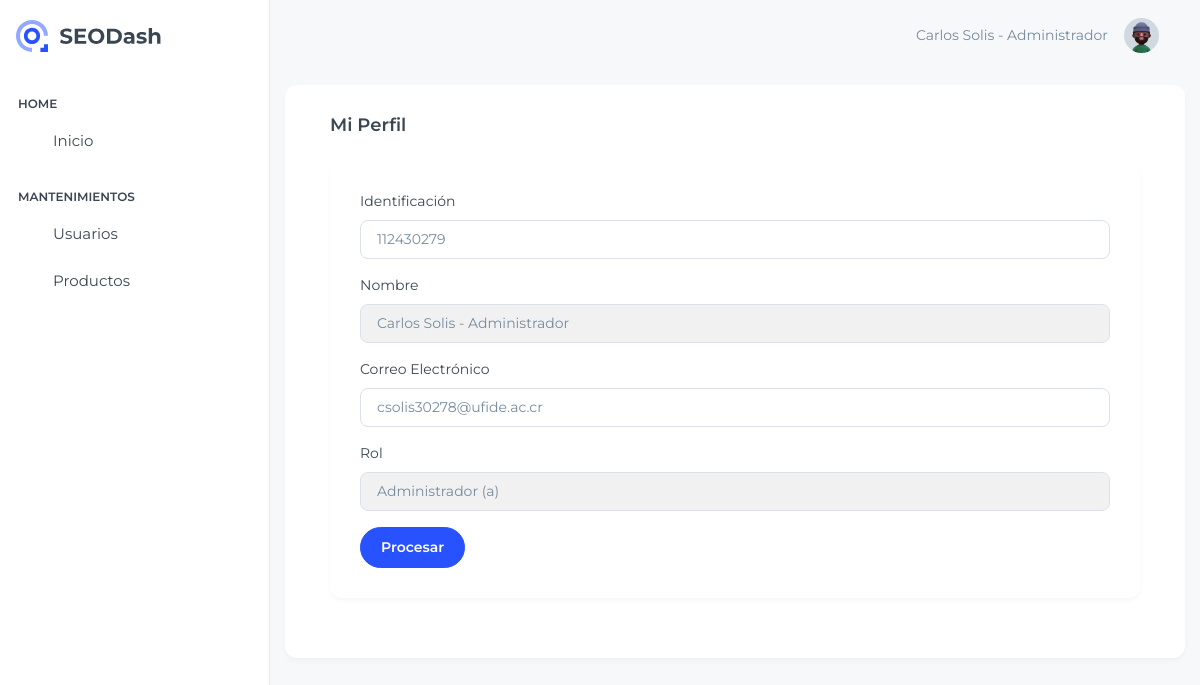
Page /View/Usuario/consultarPerfil.php (signed in) on the earlier database version.
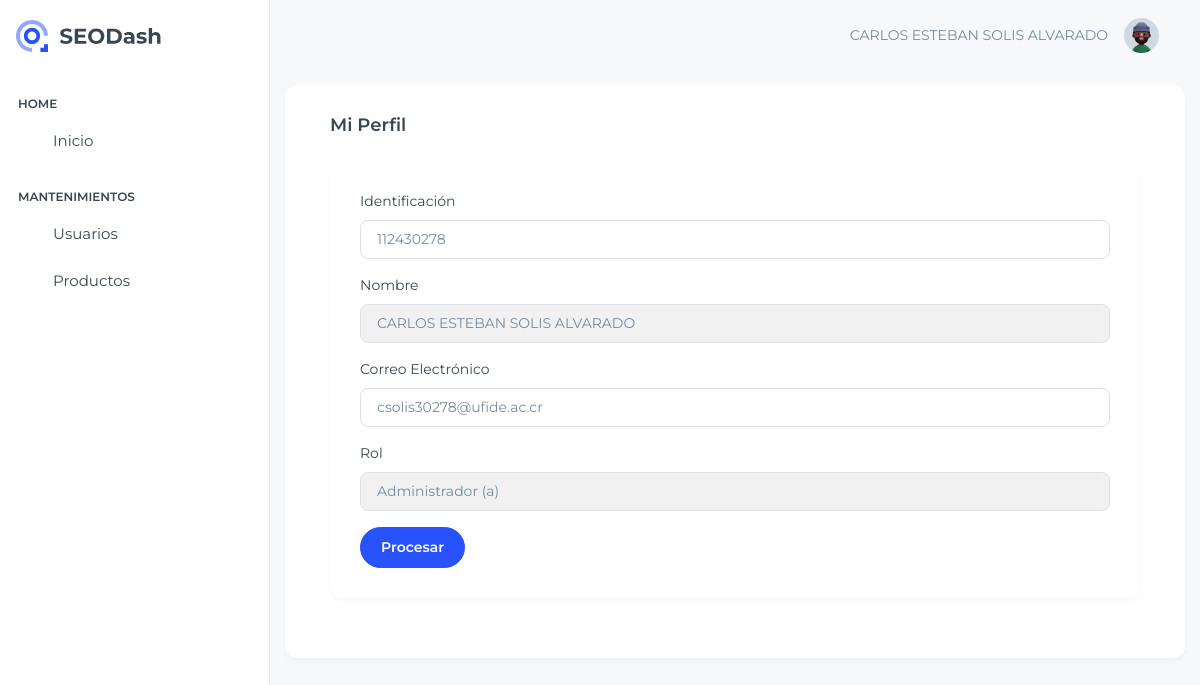
Same page on the later database version.
### tables this page shows
CREATE TABLE `tusuario` (
  `Consecutivo` bigint(11) NOT NULL AUTO_INCREMENT,
  `Identificacion` varchar(20) NOT NULL,
  `Nombre` varchar(255) NOT NULL,
  `CorreoElectronico` varchar(80) NOT NULL,
  `Contrasena` varchar(10) NOT NULL,
  `Activo` bit(1) NOT NULL,
  `ConsecutivoRol` int(11) DEFAULT NULL,
  PRIMARY KEY (`Consecutivo`),
  UNIQUE KEY `CorreoElectronico_UNIQUE` (`CorreoElectronico`),
  UNIQUE KEY `Identificacion_UNIQUE` (`Identificacion`),
  KEY `FK_ROL` (`ConsecutivoRol`),
  CONSTRAINT `FK_ROL` FOREIGN KEY (`ConsecutivoRol`) REFERENCES `trol` (`Consecutivo`)
);

CREATE TABLE `trol` (
  `Consecutivo` int(11) NOT NULL AUTO_INCREMENT,
  `NombreRol` varchar(50) NOT NULL,
  PRIMARY KEY (`Consecutivo`)
);

### Model/UsuarioModel.php (called while the page is built, shortened)
<?php
    function ConsultarUsuarioModel($consecutivo)
    {
        try {
            $enlace = AbrirBD();
            $sentencia = "CALL ConsultarUsuario('$consecutivo')" ;
            $result = $enlace -> query($sentencia);
            return $result;
        } catch (Exception $ex) {
            return null;
        }
    }
?>

### Controller/UsuarioController.php (called while the page is built, shortened)
<?php
    include_once $_SERVER["DOCUMENT_ROOT"] .'/Proyecto_Clase/Model/UsuarioModel.php';
    function ConsultarUsuario($consecutivo)
    {
        $result = ConsultarUsuarioModel($consecutivo);
        if($result != null && $result -> num_rows > 0)
        {
            return mysqli_fetch_array($result);
        }
        else
        {
            $_POST["txtMensaje"]= "No se ha podido obtener información correctamente";
            header('location: ../../View/Login/home.php');
        }
    }
?>

### View/Usuario/consultarPerfil.php (the view, shortened to what the changed rows need)
<?php
    include_once $_SERVER["DOCUMENT_ROOT"] .'/Proyecto_Clase/View/layout.php';
    include_once $_SERVER["DOCUMENT_ROOT"] .'/Proyecto_Clase/Controller/UsuarioController.php';
    $id = $_SESSION["ConsecutivoUsuario"];
    $datos = ConsultarUsuario($id);
?>
<!doctype html>
<html lang="en">
<?php
    ReferenciasCSS();
?>
<body class="page-wrapper">
    <div id="main-wrapper" data-layout="vertical" data-navbarbg="skin6" data-sidebartype="full"
        data-sidebar-position="fixed" data-header-position="fixed">
        <div class="body-wrapper">
            <?php
            MostrarHeader();
        ?>
            <div class="container-fluid">
                <div class="row">
                    <div class="card">
                        <div class="card-body">
                            <div class="card">
                                <div class="card-body">
                                    <form action="" method="POST">
                                        <div class="mb-3">
                                            <label class="form-label">Identificación</label>
                                            <input type="text" class="form-control" id="txtIdentificacion"
                                                name="txtIdentificacion" value="<?php echo $datos["Identificacion"]?>"
                                                onkeyup="ConsultarNombre();">
                                        </div>
                                        <div class="mb-3">
                                            <label class="form-label">Nombre</label>
                                            <input type="text" class="form-control" id="txtNombre" name="txtNombre"
                                                value="<?php echo $datos["Nombre"]?>" readOnly="true" style="background-color:#f1f1f1" >
                                        </div>
                                        <div class="mb-3">
                                            <label class="form-label">Correo Electrónico</label>
                                            <input type="email" class="form-control" id="txtCorreo" name="txtCorreo"
                                                value="<?php echo $datos["CorreoElectronico"]?>">
                                        </div>
                                        <div class="mb-3">
                                            <label class="form-label">Rol</label>
                                            <input type="text" class="form-control" id="txtRol" name="txtRol" readOnly="true"
                                                style="background-color:#f1f1f1" value="<?php echo $datos["NombreRol"]?>">
                                        </div>
                                    </form>
                                </div>
                            </div>
                        </div>
                    </div>
                </div>
            </div>
        </div>
</body>
</html>

### View/layout.php (shortened to what the changed rows need)
<?php
function MostrarHeader()
    {
    $usuario = "Invitado";
    if (isset($_SESSION["NombreUsuario"])) {
        $usuario = $_SESSION["NombreUsuario"];
    }
        echo '
            <header class="app-header">
                <nav class="navbar navbar-expand-lg navbar-light">
                    <ul class="navbar-nav">
                        <li class="nav-item d-block d-xl-none">
                            <a class="nav-link sidebartoggler nav-icon-hover" id="headerCollapse"
                                href="javascript:void(0)">
                                <i class="ti ti-menu-2"></i>
                            </a>
                        </li>
                    </ul>
                    <div class="navbar-collapse justify-content-end px-0" id="navbarNav">
                        <ul class="navbar-nav flex-row ms-auto align-items-center justify-content-end">
                            ' . $usuario . '
                            <li class="nav-item dropdown">
                                <a class="nav-link nav-icon-hover" href="javascript:void(0)" id="drop2"
                                    data-bs-toggle="dropdown" aria-expanded="false">
                                    <img src="../images/user-1.jpg" alt="" width="35" height="35"
                                        class="rounded-circle">
                                </a>
                                <div class="dropdown-menu dropdown-menu-end dropdown-menu-animate-up"
                                    aria-labelledby="drop2">
                                    <div class="message-body">';
                                        echo'
                                    </div>
                                </div>
                            </li>
                        </ul>
                    </div>
                </nav>
            </header>
        ';
    }
function ReferenciasCSS(){
    echo '
        <head>
            <meta charset="utf-8">
            <meta name="viewport" content="width=device-width, initial-scale=1">
            <title>Sistema Web Miércoles Noche</title>
            <link rel="shortcut icon" type="image/png" href="../images/seodashlogo.png" />
            <link rel="stylesheet" href="../css/styles.min.css" />
            <link rel="stylesheet" href="https://cdn.datatables.net/2.1.8/css/dataTables.bootstrap5.css" />
                <link rel="stylesheet" href="https://cdnjs.cloudflare.com/ajax/libs/font-awesome/4.7.0/css/font-awesome.css" />
            </head>';
    }
?>

Differences in the rows shown:
changed tusuario "csolis30278@ufide.ac.cr": txtIdentificacion "112430279" → "112430278"; txtNombre "Carlos Solis - Administrador" → "CARLOS ESTEBAN SOLIS ALVARADO"
Other differences:
$usuario: "Carlos Solis - Administrador" → "CARLOS ESTEBAN SOLIS ALVARADO"
